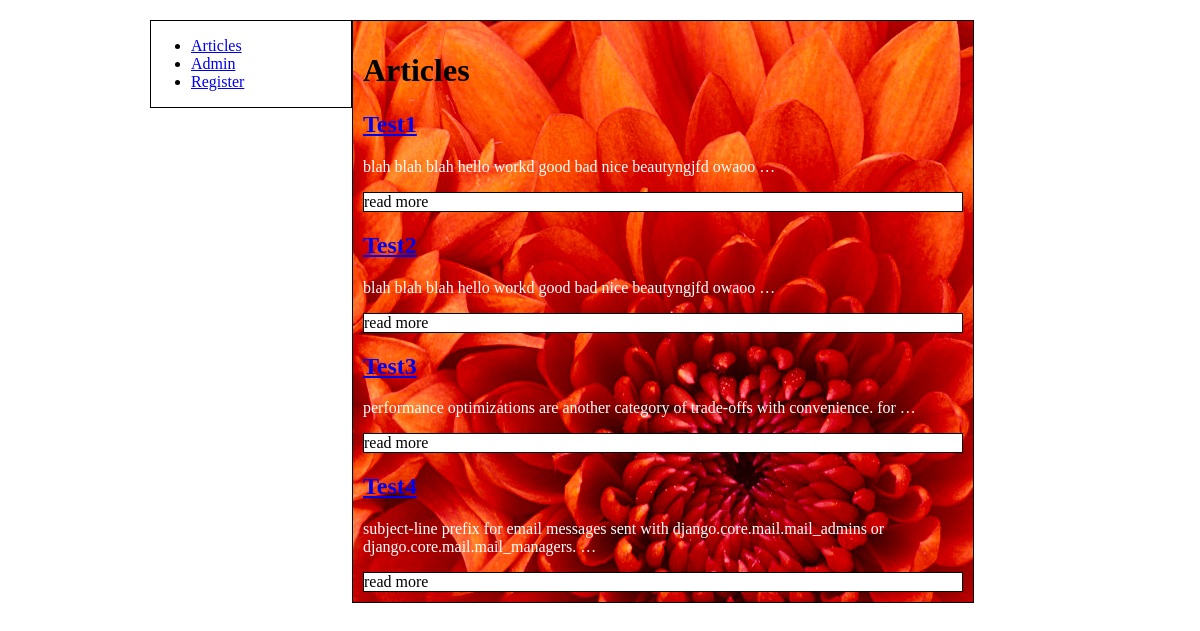
The page /articles/all/ on the database its author committed.
### article/models.py (models this page shows, shortened)
class Article(models.Model):
    title = models.CharField(max_length=200)
    body = models.TextField()
    pub_date = models.DateTimeField('date published')
    likes =  models.IntegerField(default=0)

### article/views.py (the view)
def articles(request):
    return  render_to_response('article/articles.html',
                                {'articles':Article.objects.all()})

### article/templates/article/articles.html
{% extends 'base.html' %}
{% block content %}
    <h1>Articles</h1>
    {% if articles.count > 0 %}
        {% for article in articles %}
        <div id="article_cont">
            <h2><a href="/articles/get/{{ article.id }}/">{{ article.title }}</a></h2>
            <p>{{ article.body|lower|truncatewords:"10" }}</p>
            <div class="readbtn">read more</div>
        </div>
        {% endfor %}
    {% else %}
        <p>None to show</p>
    {% endif %}
{% endblock %}

### article_site/templates/base.html (shortened to what this page needs)
{% load staticfiles %}
<!doctype html>
<html lang="en">
<head>
    <link rel="stylesheet" type="text/css" href="{% static 'css/default.css' %}">
</head>
<body ng-app="app">
    <div id="page">
        <div id="sidebar">
           {% block sidebar %}
            <ul>
                <li><a href="/articles/all">Articles</a></li>
                <li><a href="/admin/">Admin</a></li>
                <li><a href="/accounts/register">Register</a></li>
            </ul>
            {% endblock %}
        </div>
        <div id="content">
            {% block content %}{% endblock %}
        </div>
    </div>
</body>
</html>

### static/css/default.css (style rules this page uses)
body { text-align: center; }
#page { text-align: left; width: 900px; background-color: #bcbcbc; margin: 10px auto 20px auto; }
#sidebar { float: left; width: 200px; border: 1px solid black; }
#content { float: left; width: 600px; border: 1px solid black; padding: 10px; background: url('../images/Chrysanthemum.jpg'); }
#content p { color: #ffffff; }
.readbtn { border: 1px solid black; background-color: white; cursor: pointer; }

### rows shown on the page
Article: title "Test1", body "blah blah blah hello workd good bad nice beautyngjfd owaoo …"
Article: title "Test2", body "blah blah blah hello workd good bad nice beautyngjfd owaoo …"
Article: title "Test3", body "performance optimizations are another category of trade-offs with convenience. for …"
Article: title "Test4", body "subject-line prefix for email messages sent with django.core.mail.mail_admins or django.core.mail.mail_managers. …"
